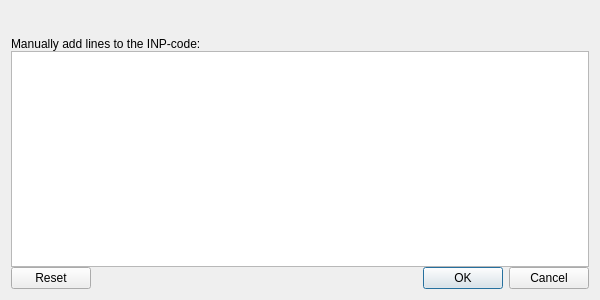
<?xml version="1.0" encoding="UTF-8"?>
<ui version="4.0">
 <class>Dialog</class>
 <widget class="QDialog" name="Dialog">
  <property name="geometry">
   <rect>
    <x>0</x>
    <y>0</y>
    <width>600</width>
    <height>300</height>
   </rect>
  </property>
  <property name="minimumSize">
   <size>
    <width>300</width>
    <height>0</height>
   </size>
  </property>
  <property name="windowIcon">
   <iconset>
    <normaloff>icon.png</normaloff>icon.png</iconset>
  </property>
  <layout class="QVBoxLayout" name="vertical_layout">
   <property name="spacing">
    <number>0</number>
   </property>
   <item>
    <widget class="QLabel" name="label">
     <property name="enabled">
      <bool>true</bool>
     </property>
     <property name="sizePolicy">
      <sizepolicy hsizetype="Preferred" vsizetype="Preferred">
       <horstretch>0</horstretch>
       <verstretch>0</verstretch>
      </sizepolicy>
     </property>
     <property name="minimumSize">
      <size>
       <width>0</width>
       <height>40</height>
      </size>
     </property>
     <property name="text">
      <string>Manually add lines to the INP-code:</string>
     </property>
     <property name="alignment">
      <set>Qt::AlignBottom|Qt::AlignLeading|Qt::AlignLeft</set>
     </property>
     <property name="margin">
      <number>0</number>
     </property>
    </widget>
   </item>
   <item>
    <widget class="QTextEdit" name="textEdit">
     <property name="sizePolicy">
      <sizepolicy hsizetype="Expanding" vsizetype="Preferred">
       <horstretch>0</horstretch>
       <verstretch>1</verstretch>
      </sizepolicy>
     </property>
     <property name="minimumSize">
      <size>
       <width>0</width>
       <height>100</height>
      </size>
     </property>
    </widget>
   </item>
   <item>
    <widget class="QDialogButtonBox" name="buttonBox">
     <property name="orientation">
      <enum>Qt::Horizontal</enum>
     </property>
     <property name="standardButtons">
      <set>QDialogButtonBox::Cancel|QDialogButtonBox::Ok|QDialogButtonBox::Reset</set>
     </property>
    </widget>
   </item>
  </layout>
 </widget>
 <resources/>
 <connections>
  <connection>
   <sender>buttonBox</sender>
   <signal>accepted()</signal>
   <receiver>Dialog</receiver>
   <slot>accept()</slot>
   <hints>
    <hint type="sourcelabel">
     <x>248</x>
     <y>254</y>
    </hint>
    <hint type="destinationlabel">
     <x>157</x>
     <y>274</y>
    </hint>
   </hints>
  </connection>
  <connection>
   <sender>buttonBox</sender>
   <signal>rejected()</signal>
   <receiver>Dialog</receiver>
   <slot>reject()</slot>
   <hints>
    <hint type="sourcelabel">
     <x>316</x>
     <y>260</y>
    </hint>
    <hint type="destinationlabel">
     <x>286</x>
     <y>274</y>
    </hint>
   </hints>
  </connection>
 </connections>
</ui>
